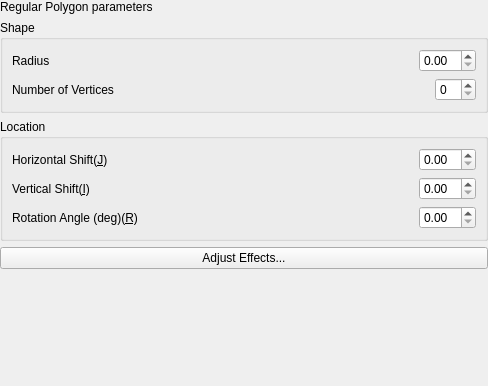
<?xml version="1.0" encoding="UTF-8"?>
<ui version="4.0">
 <class>Form</class>
 <widget class="QWidget" name="Form">
  <property name="geometry">
   <rect>
    <x>0</x>
    <y>0</y>
    <width>488</width>
    <height>386</height>
   </rect>
  </property>
  <property name="windowTitle">
   <string>Form</string>
  </property>
  <layout class="QVBoxLayout" name="verticalLayout_3">
   <property name="leftMargin">
    <number>0</number>
   </property>
   <property name="topMargin">
    <number>0</number>
   </property>
   <property name="rightMargin">
    <number>0</number>
   </property>
   <property name="bottomMargin">
    <number>0</number>
   </property>
   <item>
    <widget class="QLabel" name="label">
     <property name="text">
      <string>Regular Polygon parameters</string>
     </property>
    </widget>
   </item>
   <item>
    <widget class="QGroupBox" name="groupBox">
     <property name="title">
      <string>Shape</string>
     </property>
     <layout class="QVBoxLayout" name="verticalLayout_2">
      <item>
       <layout class="QHBoxLayout" name="horizontalLayout">
        <item>
         <widget class="QLabel" name="label_2">
          <property name="text">
           <string>Radius</string>
          </property>
         </widget>
        </item>
        <item>
         <spacer name="horizontalSpacer">
          <property name="orientation">
           <enum>Qt::Horizontal</enum>
          </property>
          <property name="sizeHint" stdset="0">
           <size>
            <width>40</width>
            <height>20</height>
           </size>
          </property>
         </spacer>
        </item>
        <item>
         <widget class="QDoubleSpinBox" name="doubleSpinBox_polygon_radius"/>
        </item>
       </layout>
      </item>
      <item>
       <layout class="QHBoxLayout" name="horizontalLayout_2">
        <item>
         <widget class="QLabel" name="label_3">
          <property name="text">
           <string>Number of Vertices</string>
          </property>
         </widget>
        </item>
        <item>
         <spacer name="horizontalSpacer_2">
          <property name="orientation">
           <enum>Qt::Horizontal</enum>
          </property>
          <property name="sizeHint" stdset="0">
           <size>
            <width>40</width>
            <height>20</height>
           </size>
          </property>
         </spacer>
        </item>
        <item>
         <widget class="QSpinBox" name="spinBox_vertices_number"/>
        </item>
       </layout>
      </item>
     </layout>
    </widget>
   </item>
   <item>
    <widget class="QGroupBox" name="groupBox_2">
     <property name="title">
      <string>Location</string>
     </property>
     <layout class="QVBoxLayout" name="verticalLayout">
      <item>
       <layout class="QHBoxLayout" name="horizontalLayout_6">
        <item>
         <widget class="QLabel" name="label_wedge_center_j">
          <property name="text">
           <string>Horizontal Shift(&amp;J)</string>
          </property>
          <property name="buddy">
           <cstring>doubleSpinBox_polygon_center_j</cstring>
          </property>
         </widget>
        </item>
        <item>
         <spacer name="horizontalSpacer_5">
          <property name="orientation">
           <enum>Qt::Horizontal</enum>
          </property>
          <property name="sizeHint" stdset="0">
           <size>
            <width>40</width>
            <height>20</height>
           </size>
          </property>
         </spacer>
        </item>
        <item>
         <widget class="QDoubleSpinBox" name="doubleSpinBox_polygon_center_j"/>
        </item>
       </layout>
      </item>
      <item>
       <layout class="QHBoxLayout" name="horizontalLayout_5">
        <item>
         <widget class="QLabel" name="label_wedge_center_i">
          <property name="text">
           <string>Vertical Shift(&amp;I)</string>
          </property>
          <property name="buddy">
           <cstring>doubleSpinBox_polygon_center_i</cstring>
          </property>
         </widget>
        </item>
        <item>
         <spacer name="horizontalSpacer_6">
          <property name="orientation">
           <enum>Qt::Horizontal</enum>
          </property>
          <property name="sizeHint" stdset="0">
           <size>
            <width>40</width>
            <height>20</height>
           </size>
          </property>
         </spacer>
        </item>
        <item>
         <widget class="QDoubleSpinBox" name="doubleSpinBox_polygon_center_i"/>
        </item>
       </layout>
      </item>
      <item>
       <layout class="QHBoxLayout" name="horizontalLayout_3">
        <item>
         <widget class="QLabel" name="label_wedge_rotate_angle">
          <property name="text">
           <string>Rotation Angle (deg)(&amp;R)</string>
          </property>
          <property name="buddy">
           <cstring>doubleSpinBox_polygon_rotate_angle</cstring>
          </property>
         </widget>
        </item>
        <item>
         <spacer name="horizontalSpacer_3">
          <property name="orientation">
           <enum>Qt::Horizontal</enum>
          </property>
          <property name="sizeHint" stdset="0">
           <size>
            <width>40</width>
            <height>20</height>
           </size>
          </property>
         </spacer>
        </item>
        <item>
         <widget class="QDoubleSpinBox" name="doubleSpinBox_polygon_rotate_angle"/>
        </item>
       </layout>
      </item>
     </layout>
    </widget>
   </item>
   <item>
    <widget class="QPushButton" name="pushButton_adjust_effects">
     <property name="text">
      <string>Adjust Effects...</string>
     </property>
    </widget>
   </item>
   <item>
    <spacer name="verticalSpacer">
     <property name="orientation">
      <enum>Qt::Vertical</enum>
     </property>
     <property name="sizeHint" stdset="0">
      <size>
       <width>20</width>
       <height>98</height>
      </size>
     </property>
    </spacer>
   </item>
  </layout>
 </widget>
 <resources/>
 <connections/>
</ui>
